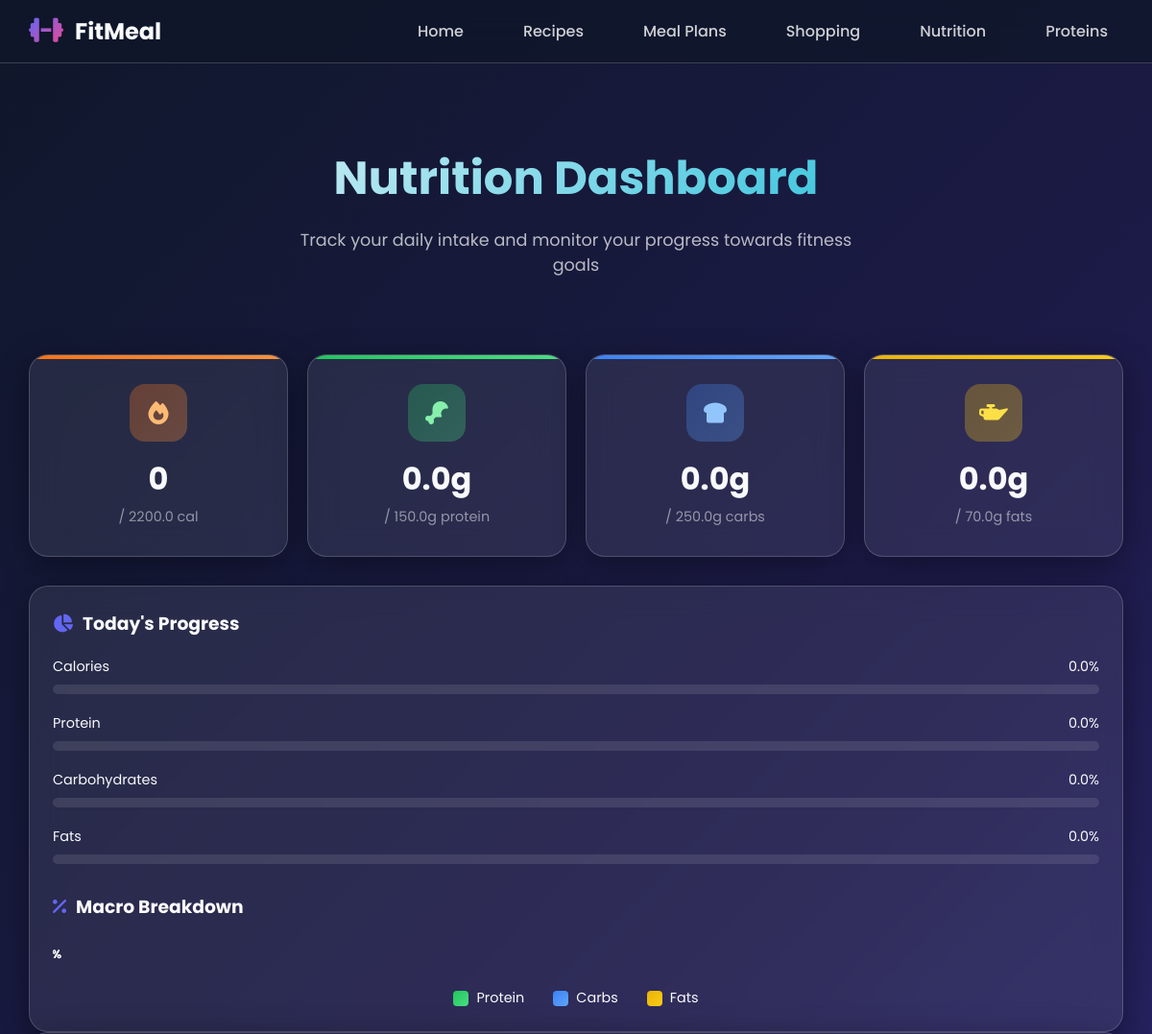
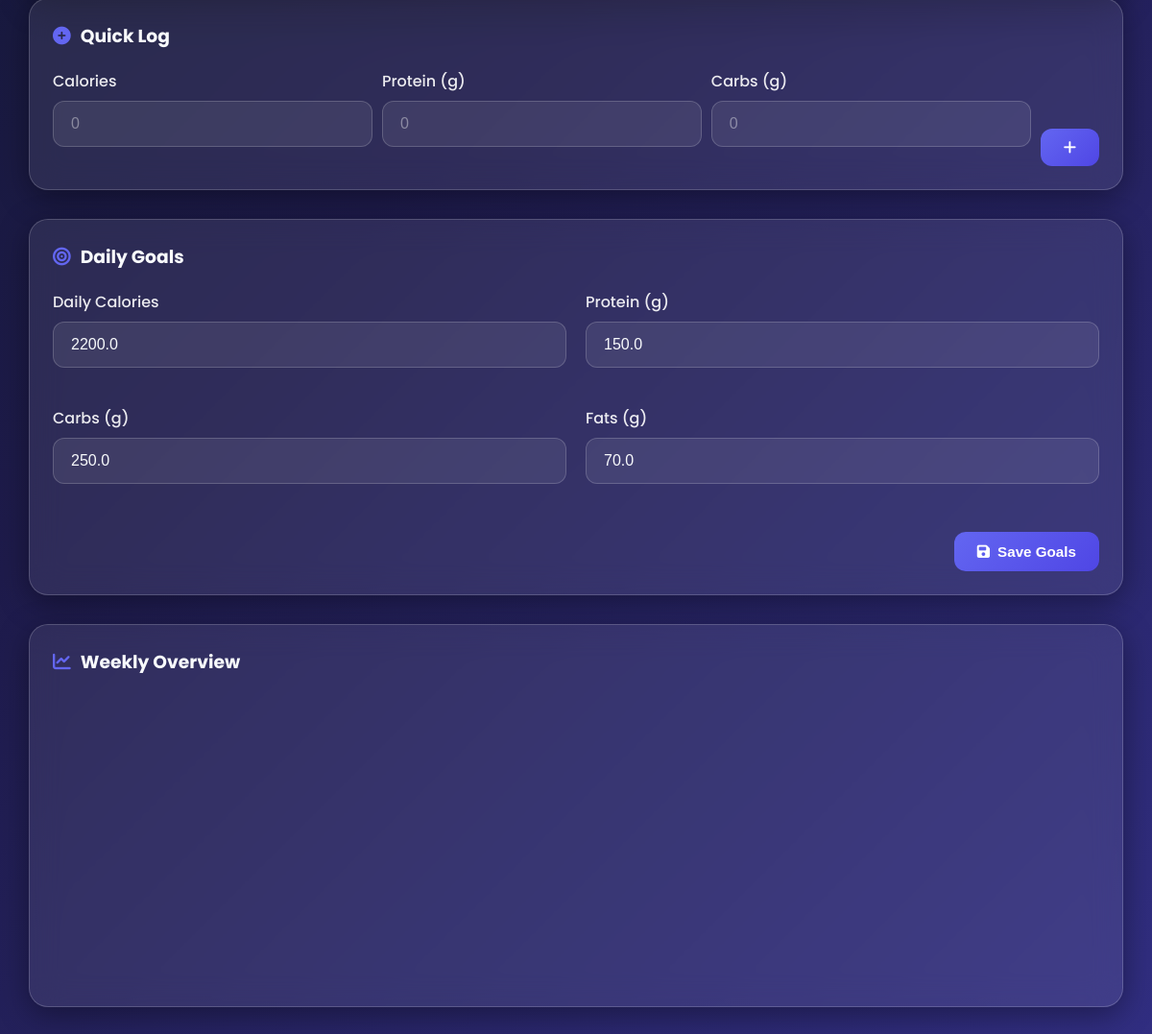
Screenshot of /nutrition/ with the database file from the repository (2 pictures, top to bottom).
### nutrients/models.py (models this page shows, shortened)
class NutritionLog(models.Model):
    user = models.ForeignKey(User, on_delete=models.CASCADE, null=True, blank=True)
    date = models.DateField()
    meal_plan = models.ForeignKey(MealPlan, on_delete=models.SET_NULL, null=True, blank=True)
    calories_consumed = models.FloatField(default=0)
    protein_consumed = models.FloatField(default=0)
    carbs_consumed = models.FloatField(default=0)
    fats_consumed = models.FloatField(default=0)
    fiber_consumed = models.FloatField(default=0)
    notes = models.TextField(blank=True)
    class Meta:
        ordering = ['-date']
        unique_together = ['user', 'date']
    @property
    def protein_percentage(self):
        if self.calories_consumed == 0:
            return 0
        return (self.protein_consumed * 4 / self.calories_consumed) * 100
    @property
    def carbs_percentage(self):
        if self.calories_consumed == 0:
            return 0
        return (self.carbs_consumed * 4 / self.calories_consumed) * 100
    @property
    def fats_percentage(self):
        if self.calories_consumed == 0:
            return 0
        return (self.fats_consumed * 9 / self.calories_consumed) * 100
    def compare_with_goals(self, goals):
        return {
            'calories': {
                'consumed': self.calories_consumed,
                'goal': goals.daily_calories,
                'remaining': goals.daily_calories - self.calories_consumed,
                'percentage': (self.calories_consumed / goals.daily_calories * 100) if goals.daily_calories > 0 else 0
            },
            'protein': {
                'consumed': self.protein_consumed,
                'goal': goals.daily_protein,
                'remaining': goals.daily_protein - self.protein_consumed,
                'percentage': (self.protein_consumed / goals.daily_protein * 100) if goals.daily_protein > 0 else 0
            },
            'carbs': {
                'consumed': self.carbs_consumed,
                'goal': goals.daily_carbs,
                'remaining': goals.daily_carbs - self.carbs_consumed,
                'percentage': (self.carbs_consumed / goals.daily_carbs * 100) if goals.daily_carbs > 0 else 0
            },
            'fats': {
                'consumed': self.fats_consumed,
                'goal': goals.daily_fats,
                'remaining': goals.daily_fats - self.fats_consumed,
                'percentage': (self.fats_consumed / goals.daily_fats * 100) if goals.daily_fats > 0 else 0
            },
            'fiber': {
                'consumed': self.fiber_consumed,
                'goal': goals.daily_fiber,
                'remaining': goals.daily_fiber - self.fiber_consumed,
                'percentage': (self.fiber_consumed / goals.daily_fiber * 100) if goals.daily_fiber > 0 else 0
            }
        }

class NutritionGoal(models.Model):
    user = models.OneToOneField(User, on_delete=models.CASCADE, null=True, blank=True)
    daily_calories = models.FloatField(default=2000)
    daily_protein = models.FloatField(default=150, help_text="in grams")
    daily_carbs = models.FloatField(default=250, help_text="in grams")
    daily_fats = models.FloatField(default=70, help_text="in grams")
    daily_fiber = models.FloatField(default=30, help_text="in grams")
    protein_percentage = models.IntegerField(default=30)
    carbs_percentage = models.IntegerField(default=40)
    fats_percentage = models.IntegerField(default=30)
    created_at = models.DateTimeField(auto_now_add=True)
    updated_at = models.DateTimeField(auto_now=True)

### nutrients/views.py (the view)
# urls.py: path('nutrition/', views.nutrition_dashboard, name='nutrition_dashboard'),
def nutrition_dashboard(request):
    goals, created = NutritionGoal.objects.get_or_create(
        user=None,
        defaults={
            'daily_calories': 2000,
            'daily_protein': 150,
            'daily_carbs': 250,
            'daily_fats': 70,
            'daily_fiber': 30,
        }
    )
    today = timezone.now().date()
    log, created = NutritionLog.objects.get_or_create(
        user=None,
        date=today,
        defaults={
            'calories_consumed': 0,
            'protein_consumed': 0,
            'carbs_consumed': 0,
            'fats_consumed': 0,
            'fiber_consumed': 0,
        }
    )
    week_start = today - timedelta(days=7)
    weekly_logs = NutritionLog.objects.filter(
        user=None,
        date__gte=week_start,
        date__lte=today
    ).order_by('date')
    context = {
        'goals': goals,
        'today_log': log,
        'comparison': log.compare_with_goals(goals),
        'weekly_logs': weekly_logs,
    }
    return render(request, 'nutrients/nutrition_dashboard.html', context)

### templates/nutrients/nutrition_dashboard.html (shortened to what this page needs)
{% extends 'base.html' %}
{% block content %}
<div class="page-header">
    <h1>Nutrition Dashboard</h1>
    <p>Track your daily intake and monitor your progress towards fitness goals</p>
</div>
<div class="stats-overview">
    <div class="glass-card stat-card-large calories">
        <div class="icon"><i class="fas fa-fire"></i></div>
        <div class="consumed">{{ today_log.calories_consumed|floatformat:0 }}</div>
        <div class="goal">/ {{ goals.daily_calories }} cal</div>
    </div>
    <div class="glass-card stat-card-large protein">
        <div class="icon"><i class="fas fa-drumstick-bite"></i></div>
        <div class="consumed">{{ today_log.protein_consumed|floatformat:1 }}g</div>
        <div class="goal">/ {{ goals.daily_protein }}g protein</div>
    </div>
    <div class="glass-card stat-card-large carbs">
        <div class="icon"><i class="fas fa-bread-slice"></i></div>
        <div class="consumed">{{ today_log.carbs_consumed|floatformat:1 }}g</div>
        <div class="goal">/ {{ goals.daily_carbs }}g carbs</div>
    </div>
    <div class="glass-card stat-card-large fats">
        <div class="icon"><i class="fas fa-oil-can"></i></div>
        <div class="consumed">{{ today_log.fats_consumed|floatformat:1 }}g</div>
        <div class="goal">/ {{ goals.daily_fats }}g fats</div>
    </div>
</div>
<div class="dashboard-grid">
    <div class="glass-card progress-section">
        <h3><i class="fas fa-chart-pie"></i> Today's Progress</h3>
        <div class="progress-container">
            <div class="progress-header">
                <span>Calories</span>
                <span>{{ comparison.calories.percentage|floatformat:1 }}%</span>
            </div>
            <div class="progress-bar">
            </div>
        </div>
        <div class="progress-container">
            <div class="progress-header">
                <span>Protein</span>
                <span>{{ comparison.protein.percentage|floatformat:1 }}%</span>
            </div>
            <div class="progress-bar">
            </div>
        </div>
        <div class="progress-container">
            <div class="progress-header">
                <span>Carbohydrates</span>
                <span>{{ comparison.carbs.percentage|floatformat:1 }}%</span>
            </div>
            <div class="progress-bar">
            </div>
        </div>
        <div class="progress-container">
            <div class="progress-header">
                <span>Fats</span>
                <span>{{ comparison.fats.percentage|floatformat:1 }}%</span>
            </div>
            <div class="progress-bar">
            </div>
        </div>
        <h3 style="margin-top: 30px;"><i class="fas fa-percentage"></i> Macro Breakdown</h3>
        <div class="macro-chart">
            <div class="macro-segment protein" style="width: {{ today_log.protein_percentage|floatformat:0 }}%">
                {{ today_log.protein_percentage|floatformat:0 }}%
            </div>
            <div class="macro-segment carbs" style="width: {{ today_log.carbs_percentage|floatformat:0 }}%">
                {{ today_log.carbs_percentage|floatformat:0 }}%
            </div>
            <div class="macro-segment fats" style="width: {{ today_log.fats_percentage|floatformat:0 }}%">
                {{ today_log.fats_percentage|floatformat:0 }}%
            </div>
        </div>
        <div class="macro-legend">
            <div class="legend-item">
                <div class="legend-color" style="background: linear-gradient(135deg, #22c55e, #4ade80);"></div>
                <span>Protein</span>
            </div>
            <div class="legend-item">
                <div class="legend-color" style="background: linear-gradient(135deg, #3b82f6, #60a5fa);"></div>
                <span>Carbs</span>
            </div>
            <div class="legend-item">
                <div class="legend-color" style="background: linear-gradient(135deg, #eab308, #facc15);"></div>
                <span>Fats</span>
            </div>
        </div>
    </div>
    <div>
        <div class="glass-card" style="margin-bottom: 30px;">
            <h3 style="margin-bottom: 20px;"><i class="fas fa-plus-circle" style="color: var(--primary); margin-right: 10px;"></i>Quick Log</h3>
            <div class="quick-log">
                <div class="form-group">
                    <label>Calories</label>
                    <input type="number" class="form-control" id="logCalories" placeholder="0">
                </div>
                <div class="form-group">
                    <label>Protein (g)</label>
                    <input type="number" class="form-control" id="logProtein" placeholder="0">
                </div>
                <div class="form-group">
                    <label>Carbs (g)</label>
                    <input type="number" class="form-control" id="logCarbs" placeholder="0">
                </div>
                <button class="btn btn-primary" onclick="quickLog()">
                    <i class="fas fa-plus"></i>
                </button>
            </div>
        </div>
        <div class="glass-card">
            <h3 style="margin-bottom: 20px;"><i class="fas fa-bullseye" style="color: var(--primary); margin-right: 10px;"></i>Daily Goals</h3>
            <form class="goals-form" id="goalsForm">
                <div class="form-group">
                    <label>Daily Calories</label>
                    <input type="number" class="form-control" id="goalCalories" value="{{ goals.daily_calories }}">
                </div>
                <div class="form-group">
                    <label>Protein (g)</label>
                    <input type="number" class="form-control" id="goalProtein" value="{{ goals.daily_protein }}">
                </div>
                <div class="form-group">
                    <label>Carbs (g)</label>
                    <input type="number" class="form-control" id="goalCarbs" value="{{ goals.daily_carbs }}">
                </div>
                <div class="form-group">
                    <label>Fats (g)</label>
                    <input type="number" class="form-control" id="goalFats" value="{{ goals.daily_fats }}">
                </div>
                <div class="form-actions">
                    <button type="submit" class="btn btn-primary">
                        <i class="fas fa-save"></i>
                        Save Goals
                    </button>
                </div>
            </form>
        </div>
    </div>
</div>
<div class="glass-card" style="margin-top: 30px;">
    <h3 style="margin-bottom: 20px;"><i class="fas fa-chart-line" style="color: var(--primary); margin-right: 10px;"></i>Weekly Overview</h3>
    <div class="weekly-chart" id="weeklyChart">
    </div>
</div>
{% endblock %}

### rows the page displays
NutritionLog: calories_consumed "0", protein_consumed "0.0", carbs_consumed "0.0", fats_consumed "0.0"
NutritionGoal: daily_calories "2200.0", daily_protein "150.0", daily_carbs "250.0", daily_fats "70.0"

### other values shown
{{ comparison.calories.percentage|floatformat:1 }} "0.0"
{{ comparison.protein.percentage|floatformat:1 }} "0.0"
{{ comparison.carbs.percentage|floatformat:1 }} "0.0"
{{ comparison.fats.percentage|floatformat:1 }} "0.0"
